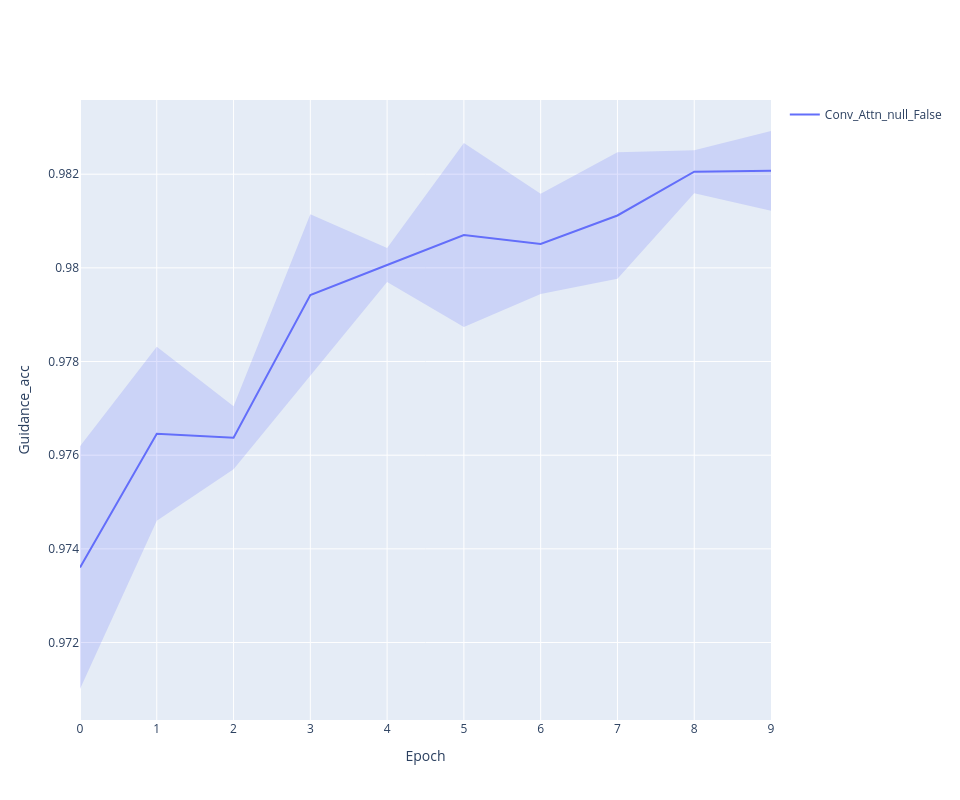

Write notebook code for a chart like this one.
### Code cell
line_plot(history, 'guidance_acc')

### Figure 1 — Plotly figure (JSON) as saved in the notebook; plotly's stock layout.template omitted (floating-point values rounded to 4 significant figures)
{"data": [{"line": {"color": "#636EFA"}, "mode": "lines", "name": "Conv_Attn_null_False", "type": "scatter", "x": [0, 1, 2, 3, 4, 5, 6, 7, 8, 9], "y": [0.9736, 0.9765, 0.9764, 0.9794, 0.9801, 0.9807, 0.9805, 0.9811, 0.9821, 0.9821]}, {"line": {"width": 0}, "marker": {"color": "#444"}, "mode": "lines", "showlegend": false, "type": "scatter", "x": [0, 1, 2, 3, 4, 5, 6, 7, 8, 9], "y": [0.9762, 0.9783, 0.977, 0.9811, 0.9804, 0.9827, 0.9816, 0.9825, 0.9825, 0.9829]}, {"fill": "tonexty", "fillcolor": "rgba(99, 110, 250,0.2)", "line": {"width": 0}, "marker": {"color": "#444"}, "mode": "lines", "showlegend": false, "type": "scatter", "x": [0, 1, 2, 3, 4, 5, 6, 7, 8, 9], "y": [0.971, 0.9746, 0.9757, 0.9777, 0.9797, 0.9787, 0.9794, 0.9798, 0.9816, 0.9812]}], "layout": {"height": 800, "width": 960, "xaxis": {"title": {"text": "Epoch"}}, "yaxis": {"title": {"text": "Guidance_acc"}}}}
